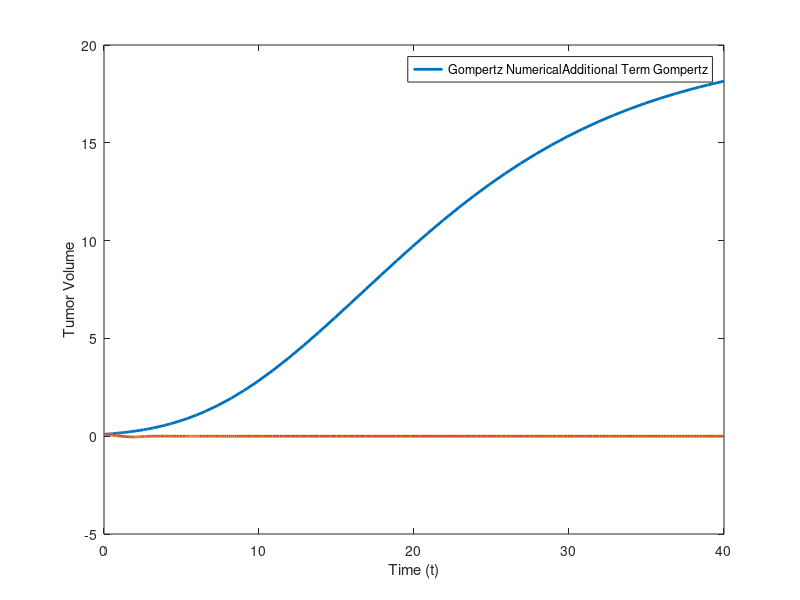

This chart was generated by the following MATLAB code:
r = 0.1;
k = 20;
i1 = 0.1;

f = @(t,y) r*y*log(k/y);
f2 = @(t,y) r.*y.*log(k/y).*(-1*(t-k)^(1/3));

[tsol1, ysol1] = ode45(f, [0,40], i1);
plot(tsol1, ysol1, "Linewidth", 2);
hold on;
[tsol2, ysol2] = ode45(f2, [0,40], i1);
plot(tsol2, ysol2, "Linewidth", 2);

legend(["Gompertz Numerical" "Additional Term Gompertz"]);
xlabel("Time (t)"); ylabel("Tumor Volume");